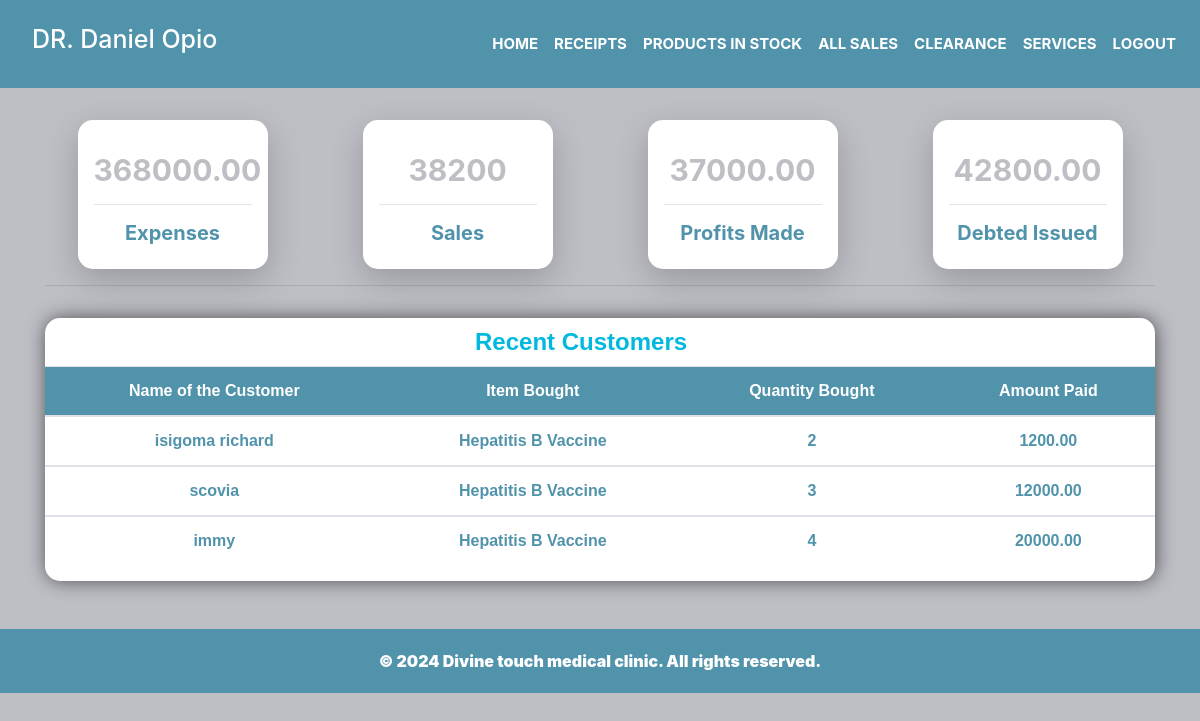
/home/ (signed in), run on an earlier commit of the app's database.
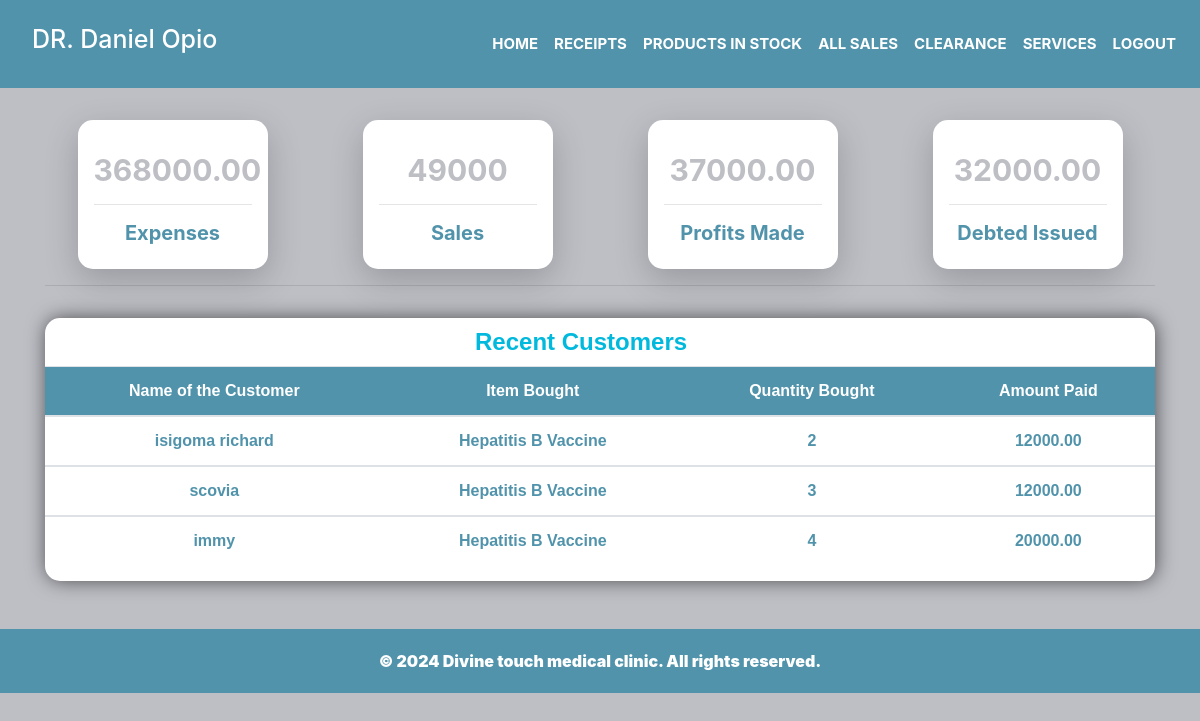
And on a later commit of the database.
### pharmacyapp/models.py (models this page shows, shortened)
class Salerecord(models.Model):
    name_of_the_item = models.ForeignKey(Divine, on_delete=models.CASCADE ,blank=True)
    payee = models.CharField(max_length=100 , null=True,blank=True)
    quantity_sold = models.IntegerField(default=0, null=True, blank=True)
    Selling_price= models.DecimalField(max_digits=10, decimal_places=2, default=0, null=True, blank=True)
    amount_received = models.DecimalField(max_digits=10, decimal_places=2, default=0, null=True, blank=True)
    date_of_sale = models.DateField(default=timezone.now,null=True,blank=True)
    unit_price = models.DecimalField(max_digits=10, decimal_places=2, default=0, null=True, blank=True)
    amount_due = models.DecimalField(max_digits=10, decimal_places=2, default=0, null=True, blank=True)
    def total_price(self):
        total_price = self.quantity_sold * self.Selling_price
        return total_price
    def change(self):
        change = self.total_price() - self.amount_received
        return change
    def profit(self):
        profit = self.total_price()-self.quantity_sold*self.unit_price
        return profit
    @classmethod
    def total_profits(cls):
        total_profits = 0
        for divine_instance in cls.objects.all():
            total_profits += divine_instance.profit()
        return total_profits
    @classmethod
    def total_debt(cls):
        total_debt = 0
        for salerecord_instance in cls.objects.all():
            total_debt += salerecord_instance.change()
        return total_debt

class Divine(models.Model):
    Category_item = models.ForeignKey(Category, on_delete=models.CASCADE)
    item_name = models.CharField(max_length=200, null=True, blank=True)
    quantity = models.IntegerField(default=0)
    unit_price = models.DecimalField(max_digits=10, decimal_places=2, default=0, null=True, blank=True)
    received_quantity = models.IntegerField(default=0, null=True, blank=True)
    issued_quantity = models.IntegerField(default=0, null=True, blank=True)
    date_of_stock = models.DateField(default=timezone.now, null=True, blank=True)
    def __str__(self):
        return self.item_name
    def expenses(self):
        return self.quantity * self.unit_price
    @classmethod
    def total_expenses(cls):
        total_expenses = 0
        for divine_instance in cls.objects.all():
            total_expenses += divine_instance.expenses()
        return total_expenses

### pharmacyapp/views.py (the view)
# urls.py: 2. Add a URL to urlpatterns:  path('', views.home, name='home')
@login_required
def home(request):
    recent_customers=Salerecord.objects.all()[:3]
    count_amountpaid = Salerecord.objects.aggregate(Sum('amount_received'))
    total_amountpaid=count_amountpaid.get('amount_received__sum',0)
    total_expenses = Divine.total_expenses()
    total_debt=Salerecord.total_debt()
    total_profits=Salerecord.total_profits()
    context={'recent_customers':recent_customers,'total_amountpaid':total_amountpaid,'total_expenses':total_expenses,'total_debt':total_debt,'total_profits':total_profits}
    return render(request,'pharmacyapp/home.html',context)

### pharmacyapp/templates/pharmacyapp/home.html (shortened to what this page needs)
{% extends 'pharmacyapp/base.html' %}
{% load static %}
{% block content %}
</head>
<body>
     <div class="container content">
        <div class="row">
        <div class="babies col-md-2 d-md-block ">
            <h2 class="text-center baby" > {{total_expenses}}</h2> <hr>
            <h5 class= "text-center" style="color:  #5093ab;" >
              <strong> Expenses</strong>
            </h5>
        </div>
        <div class="babies col-md-2 d-md-block ">
            <h2 class="text-center baby">{{total_amountpaid}}</h2> <hr>
            <h5 class= "text-center" style="color:  #5093ab;">
              <strong>Sales  </strong>
            </h5>
        </div>
        <div class="babies col-md-2 d-md-block ">
          <h2 class="text-center baby">{{ total_profits}}</h2> <hr>
          <h5 class= "text-center" style="color:  #5093ab;">
            <strong> Profits Made</strong>
          </h5>
      </div>
          <div class="babies col-md-2 d-md-block ">
            <h2 class="text-center baby">{{ total_debt}}</h2> <hr>
            <h5 class= "text-center" style="color:  #5093ab;">
              <strong>Debted Issued </strong>
            </h5>
        </div>
        </div>
        <hr>
    </div>
      <div class="container content">
      <div class="table-container">
        <caption class="caption-top text-center"><h4 style="margin-left:430px; color:#01b9dd; font-family:sans-serif; font-weight:bolder;  margin-top:10px;margin-bottom:10px;">Recent   Customers </h4></caption>
      <table  id="dataTable" class="table table-stripped table-hover">
          <thead  class="frame text-center" >
              <tr>
                 <th scope="col" class="project-h1">Name of the Customer</th>
                  <th scope="col" class="project-h1">Item Bought</th>
                  <th scope="col" class="project-h1">Quantity Bought</th>
                  <th scope="col" class="project-h1">Amount Paid </th>
              </tr>
          </thead>
          {% for customer in recent_customers %}
          <tbody>
              <tr style="font-family: sans-serif; text-align:center; font-weight:bolder; color:  #5093ab;">
                <td>{{customer.payee}}</td>
                <td>{{customer.name_of_the_item | title}}</td>
                  <td>{{customer.quantity_sold}}</td>
                  <td>{{customer.amount_received}}</td>
              </tr>
          </tbody>
          {% endfor %}
      </table>
      </div>
    </div>
    {% endblock %}

What changed in the data, as far as the page shows it:
changed Salerecord "isigoma richard": amount_received "1200.00" → "12000.00"
Also different on the page:
{{ total_amountpaid }}: "38200" → "49000"
{{ total_debt }}: "42800.00" → "32000.00"
